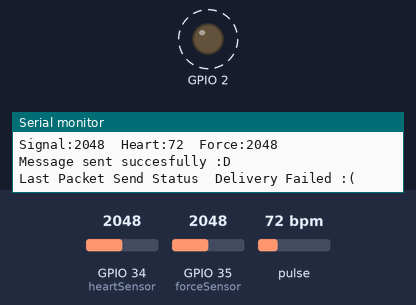
The sketch below on a simulated ESP32. Parts: output pins drawn as LEDs (lit = HIGH), the last lines printed to the serial monitor. Dashed ring = blinking. Inputs (shaded band) come from the test bench; at power-on: pulse 72 bpm, GPIO 34 (heartSensor) = 2048, GPIO 35 (forceSensor) = 2048.

Above: at 1.2 s.
1.3 s: pulse set to 130 bpm
At 1.48 s:
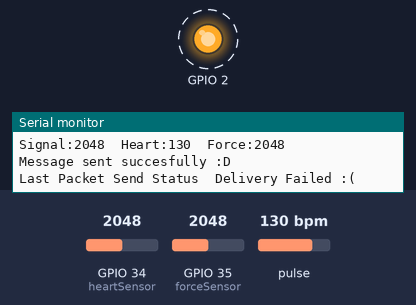
4.3 s: pulse set to 42 bpm
At 6.89 s:
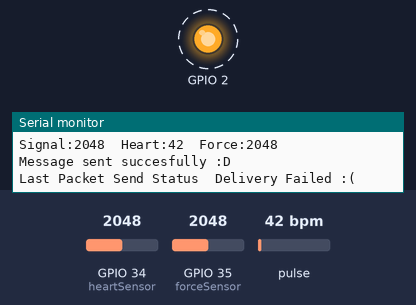
Timing chart, 0 to 12.8 s (numbered marks = the images above; inputs shaded):
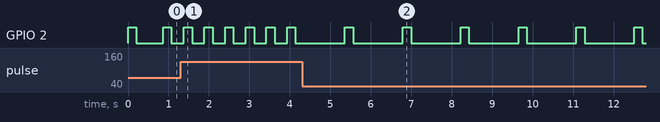

The sketch:

ESP32-WROOM-32-firmware.ino
```cpp
#include <esp_now.h>
#include <WiFi.h>
#include <PulseSensorPlayground.h>

/*
//
// Project Alexithymia by Julian Castellanos
// This board will send analog input from the FSR and ECG to the ESP32-A1S
//
*/

// pin definitions
#define forceSensor 35
#define heartSensor 34
#define led 2
#define threshold 550

int heartSignal;
int heartData;
int forceData;

// MAC address of the receiver board
const uint8_t MAC_RX[] = { 0x34, 0x5f, 0x45, 0x25, 0x20, 0x44 };

// message data structure must match between TX'er and RX'er
typedef struct struct_message
{
  int heartData;
  int forceData;
} struct_message;

struct_message message;

esp_now_peer_info peerInfo;

PulseSensorPlayground pulseSensor;

void OnDataSent(const uint8_t *mac_addr, esp_now_send_status_t status)
{
  Serial.print("\r\nLast Packet Send Status\t");
  if (status = ESP_NOW_SEND_SUCCESS)
    Serial.println("Delivery Success :)");
  else
    Serial.println("Delivery Failed :(");
}

void setup()
{
  pinMode(forceSensor, INPUT);
  pinMode(heartSensor, INPUT);

  pulseSensor.analogInput(heartSensor);
  pulseSensor.blinkOnPulse(led);
  pulseSensor.setThreshold(threshold);

  Serial.begin(115200);
  WiFi.mode(WIFI_STA);

  if (esp_now_init() != ESP_OK)
    {
      Serial.println("ERROR: failed to initialize ESP-NOW :(");
      return;
    }

  // set the callback (cb) function as OnDataSent()
  esp_now_register_send_cb(OnDataSent);

  // setting up where to send data to
  memcpy(peerInfo.peer_addr, MAC_RX, 6);
  peerInfo.channel = 0;
  peerInfo.encrypt = false;

  if (esp_now_add_peer(&peerInfo) != ESP_OK)
    {
      Serial.println("ERROR: failed to add peer :(");
      return;
    }
  if (pulseSensor.begin())
      Serial.println("pulseSensor object created");
}

void loop()
{
  heartSignal = analogRead(heartSensor);
  Serial.print("Signal:");
  Serial.print(heartSignal);

  if (pulseSensor.sawStartOfBeat())
    heartData = pulseSensor.getBeatsPerMinute();

  forceData = analogRead(forceSensor);

  Serial.print("\tHeart:");
  Serial.print(heartData);

  Serial.print("\tForce:");
  Serial.println(forceData);

  message.heartData = heartData;
  message.forceData = forceData;

  esp_err_t result = esp_now_send(MAC_RX, (uint8_t *)&message, sizeof(message));
  if (result == ESP_OK)
    Serial.println("Message sent succesfully :D");
  else
    Serial.println("ERROR: message failed to send D:");

  delay(50);  // send every 50ms
}
```

Measured:
- after the input at 1.3 s, GPIO 2: alternates HIGH for 0.20 s and LOW for 0.31 s, starting after 0.08 s
- after the input at 4.3 s, GPIO 2: alternates HIGH for 0.20 s and LOW for 1.2 s, starting after 1.1 s
- by itself, GPIO 2: alternates HIGH for 0.20 s and LOW for 0.66 s
